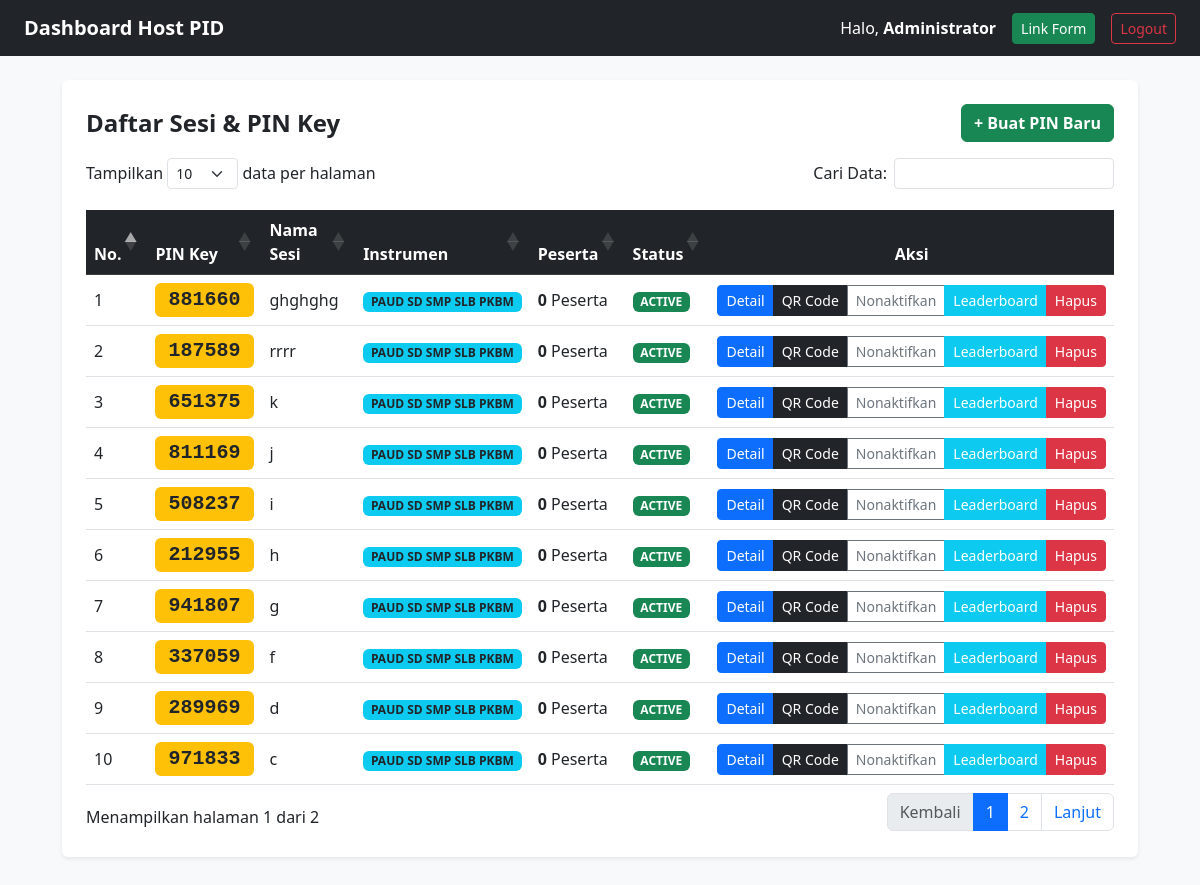
The page /host (signed in) on the database its author committed.
### tables this page shows
CREATE TABLE `game_sessions` (
  `id` varchar(50) NOT NULL,
  `pin` varchar(10) NOT NULL,
  `session_name` varchar(255) NOT NULL,
  `instrument_type` enum('PAUD_SD_SMP_SLB_PKBM','SMA_SMK') NOT NULL DEFAULT 'PAUD_SD_SMP_SLB_PKBM',
  `created_at` timestamp NULL DEFAULT CURRENT_TIMESTAMP,
  `status` enum('active','inactive') DEFAULT 'active'
);

### src/host.php (the view, shortened to what this page needs)
<?php
require 'config.php';
$sessions = $pdo->query("
    SELECT s.*, COUNT(r.id) as total_respondents
    FROM game_sessions s
    LEFT JOIN respondents r ON r.session_id = s.id
    GROUP BY s.id
    ORDER BY s.status ASC, s.created_at DESC
")->fetchAll();
$no = 1;
?>
<!DOCTYPE html>
<html lang="id">
<head>
    <link href="https://cdn.jsdelivr.net/npm/bootstrap@5.3.0/dist/css/bootstrap.min.css" rel="stylesheet">
    <link href="https://cdn.datatables.net/1.13.7/css/dataTables.bootstrap5.min.css" rel="stylesheet">
    <link href="https://cdn.datatables.net/fixedheader/3.4.0/css/fixedHeader.bootstrap5.min.css" rel="stylesheet">
</head>
<body class="bg-light">
    <nav class="navbar navbar-dark bg-dark px-4 mb-4">
        <a class="navbar-brand fw-bold" href="#">Dashboard Host PID</a>
        <div class="d-flex align-items-center gap-3">
            <span class="text-white">Halo, <strong><?= htmlspecialchars($_SESSION['host_name'] ?? 'Host') ?></strong></span>
            <a href="/" target="_blank" class="btn btn-success text-white btn-sm">Link Form</a>
            <a href="host?action=logout" class="btn btn-outline-danger btn-sm">Logout</a>
        </div>
    </nav>
    <div class="container" style="max-width: 1100px;">
        <div class="card shadow-sm border-0 p-4 mb-5">
            <div class="d-flex justify-content-between align-items-center mb-3">
                <h4 class="fw-bold text-dark mb-0">Daftar Sesi & PIN Key</h4>
                <button type="button" class="btn btn-success fw-bold" data-bs-toggle="modal" data-bs-target="#createPinModal">
                    + Buat PIN Baru
                </button>
            </div>
            <div class="table-responsive">
                <table id="hostTable" class="table table-hover align-middle w-100">
                    <thead class="table-dark">
                        <tr>
                            <th>No.</th>
                            <th>PIN Key</th>
                            <th>Nama Sesi</th>
                            <th>Instrumen</th>
                            <th>Peserta</th>
                            <th>Status</th>
                            <th class="text-center" data-orderable="false">Aksi</th>
                        </tr>
                    </thead>
                    <tbody>
                        <?php foreach ($sessions as $s): ?>
                            <tr>
                                <td><?= $no++ ?></td>
                                <td><span class="badge bg-warning text-dark fs-5 font-monospace"><?= htmlspecialchars($s['pin']) ?></span></td>
                                <td><?= htmlspecialchars($s['session_name']) ?></td>
                                <td><span class="badge bg-info text-dark"><?= str_replace('_', ' ', $s['instrument_type']) ?></span></td>
                                <td><strong><?= $s['total_respondents'] ?></strong> Peserta</td>
                                <td>
                                    <span class="badge <?= $s['status'] === 'active' ? 'bg-success' : 'bg-secondary' ?>">
                                        <?= strtoupper($s['status']) ?>
                                    </span>
                                </td>
                                <td class="text-center text-nowrap">
                                    <div class="btn-group btn-group-sm">
                                        <a href="detail?session_id=<?= urlencode($s['id']) ?>" class="btn btn-primary">
                                            Detail
                                        </a>
                                        <a href="qrcode?pin=<?= urlencode($s['pin']) ?>" target="_blank" class="btn btn-dark">
                                            QR Code
                                        </a>
                                        <a href="host?toggle_id=<?= urlencode($s['id']) ?>" class="btn <?= $s['status'] === 'active' ? 'btn-outline-secondary' : 'btn-outline-success' ?>">
                                            <?= $s['status'] === 'active' ? 'Nonaktifkan' : 'Aktifkan' ?>
                                        </a>
                                        <a href="leaderboard?session_id=<?= urlencode($s['id']) ?>" target="_blank" class="btn btn-info text-white">Leaderboard</a>
                                        <button type="button" class="btn btn-danger" onclick="confirmDelete('<?= htmlspecialchars($s['id']) ?>', '<?= htmlspecialchars($s['pin']) ?>')">Hapus</button>
                                    </div>
                                </td>
                            </tr>
                        <?php endforeach; ?>
                    </tbody>
                </table>
            </div>
        </div>
    </div>
</body>
</html>

### src/host.php (style rules this page uses)
table.dataTable thead tr th { background-color: #212529 !important; color: #ffffff !important; }

### rows shown on the page
game_sessions: pin "881660", session_name "ghghghg", instrument_type "PAUD SD SMP SLB PKBM", total_respondents "0", status "ACTIVE", shows "Nonaktifkan"
game_sessions: pin "187589", session_name "rrrr", instrument_type "PAUD SD SMP SLB PKBM", total_respondents "0", status "ACTIVE", shows "Nonaktifkan"
game_sessions: pin "651375", session_name "k", instrument_type "PAUD SD SMP SLB PKBM", total_respondents "0", status "ACTIVE", shows "Nonaktifkan"
game_sessions: pin "811169", session_name "j", instrument_type "PAUD SD SMP SLB PKBM", total_respondents "0", status "ACTIVE", shows "Nonaktifkan"
game_sessions: pin "508237", session_name "i", instrument_type "PAUD SD SMP SLB PKBM", total_respondents "0", status "ACTIVE", shows "Nonaktifkan"
game_sessions: pin "212955", session_name "h", instrument_type "PAUD SD SMP SLB PKBM", total_respondents "0", status "ACTIVE", shows "Nonaktifkan"
game_sessions: pin "941807", session_name "g", instrument_type "PAUD SD SMP SLB PKBM", total_respondents "0", status "ACTIVE", shows "Nonaktifkan"
game_sessions: pin "337059", session_name "f", instrument_type "PAUD SD SMP SLB PKBM", total_respondents "0", status "ACTIVE", shows "Nonaktifkan"
game_sessions: pin "289969", session_name "d", instrument_type "PAUD SD SMP SLB PKBM", total_respondents "0", status "ACTIVE", shows "Nonaktifkan"
game_sessions: pin "971833", session_name "c", instrument_type "PAUD SD SMP SLB PKBM", total_respondents "0", status "ACTIVE", shows "Nonaktifkan"

### other values the page prints
$_SESSION['host_name'] "Administrator"
